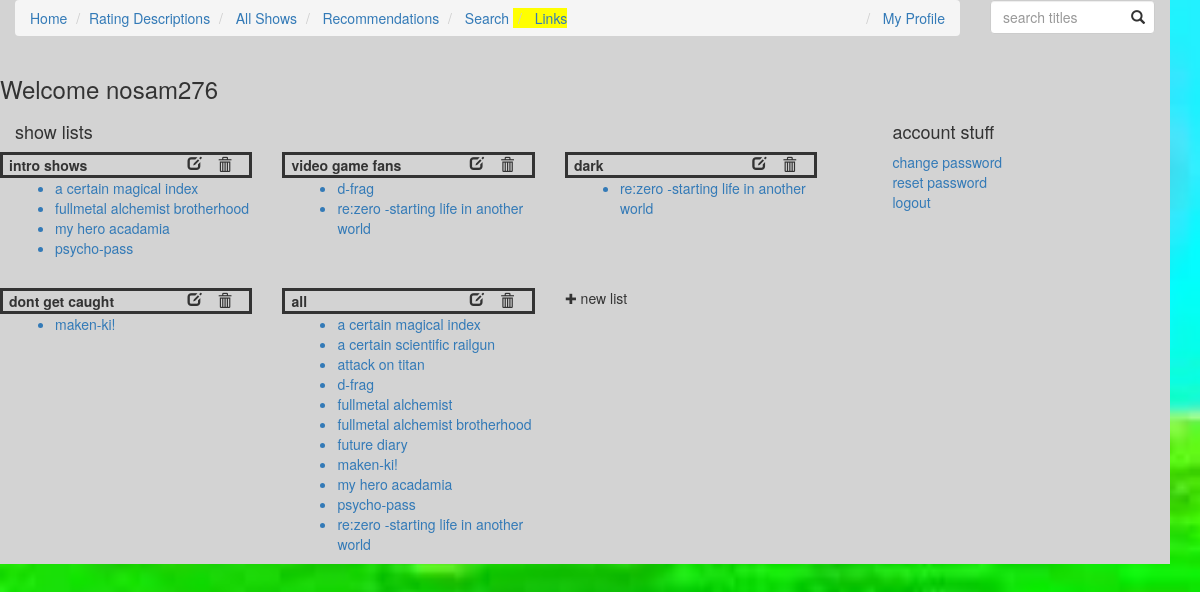
/accounts/profile/ (signed in), run on the app's committed database.
### animeupload/models.py (models this page shows, shortened)
class Showlist(models.Model):
	creator = models.ForeignKey( settings.AUTH_USER_MODEL)
	title = models.CharField(max_length = 30)
	shows =  models.ManyToManyField(Show, blank=True)
	likes = models.IntegerField(default = 0)
	class Meta:
		unique_together = ('creator', 'title',)

class Show(models.Model):
	n_choices= (
		(NONE,"none"),
		(UNDERWEAR,"underwear"),
		(CENCORED,"cencored"),
		(BUTT,"butt"),
		(BARBIE_SMOOTH,"barbie smooth"),
		(OUTINES,"outlined"),
		(NIPPLE,"nipple"),
		(FULL_FRONTAL,"full frontal"),
	)
	swares= (
		(NONE,"none"),
		(DAMN,"mild"),
		(CENCORED,"cencored"),
		(FUCK,"uncencored"),
	)
	osi_levels = (
		(NONE,"none"),
		(LIGHT,"light kissing"),
		(DEEP,"deep kissing/grope"),
		(SEX,"sex"),
	)
	osv_levels = (
		(NONE,"none"),
		(ESRB_E,"cartoon"),
		(ESRB_T,"blood"),
		(ESRB_M,"realistic"),
		(ESRB_A,"extreme"),
	)
	emotional_challenge = standard_choices
	mi_levels =(
		(NONE,"none"),
		(CORPSE_LTE,"unmarred dead"),
		(SILHOUETTE,"silhouetted dismemberment"),
		(DISMEMBERED,"dismemberment"),
	)
	gore_levels =standard_choices
	fan_levels =standard_choices
	si_levels=(
		(NONE,"none"),
		(UNINTENTIONAL,"unintentional"),
		(MISCHIEVOUS,"mischievous"),
		(MALICE_LTE,"malicious(molestation)"),
		(MALICE_HVY,"extremley malicious(rape)"),
	)
	tone_levels=(
		(LITE_TONE,"light tone"),
		(MODERATE_TONE,"moderate tone"),
		(DARK_TONE,"dark tone"),
		(ULTA_DARK_TONE,"ultra dark tone"),
	)
	ma_levels = standard_choices
	image = models.FileField(default = "images/fnf/fnf.jpg", blank=True, upload_to='images/')
	english_title = models.CharField(max_length=200)
	japanese_title = models.CharField(max_length=200, null= True)
	description = models.TextField(max_length = 1000)
	total_episodes = models.IntegerField()
	ova=  models.BooleanField(default = False)
	movies = models.IntegerField(default = 0)
	total_seasons = models.IntegerField(default = 1)
	ongoing = models.BooleanField(default = False)
	series = models.ForeignKey(Series, null = True, blank = True, on_delete=models.SET_NULL)
	nudity = models.IntegerField(default = NONE, choices= n_choices)
	on_screen_intimacy = models.IntegerField(default = NONE, choices= osi_levels)
	sexual_intent = models.IntegerField(default = NONE, choices = si_levels)
	violence = models.IntegerField(default = NONE, choices= osv_levels)
	gore = models.IntegerField(default = NONE, choices= gore_levels)
	morbid_images = models.IntegerField(default = NONE, choices= mi_levels)
	feels = models.IntegerField(default = NONE, choices= emotional_challenge)
	profanity = models.IntegerField(default = NONE, choices= swares)
	moral_ambiguity = models.IntegerField(default = NONE, choices= ma_levels)
	fan_service = models.IntegerField(default = NONE, choices= fan_levels)
	tags = models.ManyToManyField(Tag, blank=True)
	genres = models.ManyToManyField(Genre, blank=True)
	modified_date = models.DateTimeField(auto_now=True, blank = True, null=True)
	class Meta:
		ordering = ["english_title"]

### animeupload/views.py (the view)
# urls.py: url(r'^accounts/profile/',views.get_profile, name="my_profile"),
@login_required(login_url='/login/')
def get_profile(request):
	args = {}
	args['username'] = request.user.username
	args['showlists'] = Showlist.objects.filter(creator = request.user)
	return render(request,'registration/profile.html',args)

### firstdjango/templates/registration/profile.html (shortened to what this page needs)
{% extends 'base.html' %}
{% block content %}
<div class="row">
	<h3>Welcome {{username}}</h3>
</div>
<div class="row">
	<div class="col-sm-9">
			<h4> show lists</h4>
			{%for list in showlists%}
				{%cycle '<div class = "row">' '' ''%}
					<div class="col-xs-4">
						<div class="row showlist-title" style = "border-style: solid; hidden; padding: 0px 3px;">
							<div class = "col-xs-8 show-title" onclick="accordion(this)" style="padding: inherit;"><b>{{list.title}}</b></div>
							<div class = "col-xs-2" style="padding: inherit;">
								<div style="float:right;" class="showlist-options glyphicon glyphicon-edit" onclick = "editlist(this)"></div>
							</div>
							<div class = "col-xs-2" style="padding: inherit;">
								<form method="POST" action="{% url 'delete_list' %}">{%csrf_token%}
									<button type="submit" class="showlsit-edits-btn" style="background:none; border:none; padding:none;">
										<div style="float:right ;" class="showlist-options glyphicon glyphicon-trash" onclick = "return deletelist(this)"></div>
									</button>
								</form>
							</div>
						</div>
						<div class = "showlist-body">
							<form method="POST" action ="{% url 'remove_show' %}">{% csrf_token %}
							<ul>
							{%for show in list.shows.all%}
								<div class="set-link">
								<a href= "{% url 'show_detail' show.id %}"><li>{{show.english_title}}</li></a>
								</div>
							{%endfor%}
							</ul>
								</form>
						</div>
					</div>
				{%cycle '' '' '</div><br>'%}
				{%if forloop.last%}
							<div "showlist-title">
								<div class = "newlist" onclick="accordion(this)" style="float: center;">&#10010; new list</div>
							</div>
						</div>
				{% endif %}
			{%endfor%}
	</div>
	<div class = "col-sm-3">
		<h4>account stuff</h4>
		<a href="{% url 'account_change_password' %}"> change password</a>
		<br>
		<a href="{% url 'account_reset_password' %}"> reset password</a>
		<br>
		<a href="{% url 'account_logout' %}?next={% url 'index'%}"> logout</a>
	</div>
</div>
{% endblock %}

### static/css/base.css (style rules this page uses)
html { height:100%; }
body { background-color: lime; background-image: url("../images/background.jpg"); background-repeat: no-repeat; background-attachment: fixed; background-size: cover; height: 100%; }
.newlist { float: center; }
.showlist-options { float:right; padding: 0px 2px; }
.showlist-title { border-style: dashed; padding: 0px 5px; }
.row { background-color: lightgray; width: 100%; }

### data on the page
Showlist: title "intro shows"
Show: english_title "a certain magical index"
Show: english_title "fullmetal alchemist brotherhood"
Show: english_title "my hero acadamia"
Show: english_title "psycho-pass"
Showlist: title "video game fans"
Show: english_title "d-frag"
Show: english_title "re:zero -starting life in another world"
Showlist: title "dark"
Showlist: title "dont get caught"
Show: english_title "maken-ki!"
Showlist: title "all", shows "✚ new list"
Show: english_title "a certain scientific railgun"
Show: english_title "attack on titan"
Show: english_title "fullmetal alchemist"
Show: english_title "future diary"

### other printed values
{{ username }} "nosam276"
